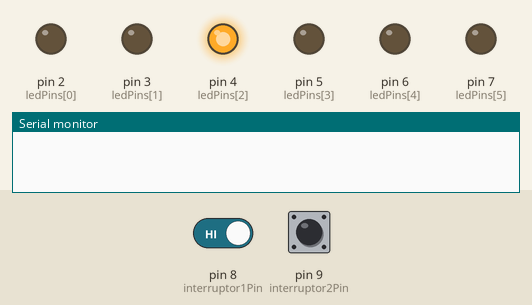
A sketch run on a simulated Arduino Uno, built with avr-gcc and run on an emulated ATmega328P. Shown: output pins drawn as LEDs (lit = HIGH), the last lines printed to the serial monitor. The test bench sets the inputs (shaded band); at power-on: pin 8 (interruptor1Pin) HIGH, pin 9 (interruptor2Pin) HIGH.

Above: at 1.1 s.
At 11.8 s:
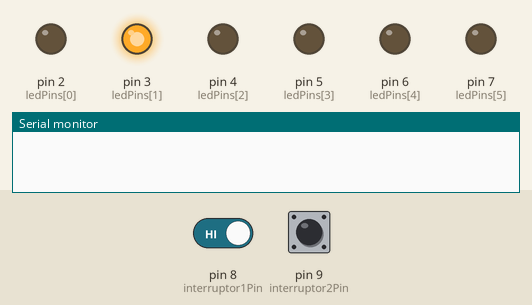
11.9 s: pin 8 (interruptor1Pin) driven LOW
At 16.9 s:
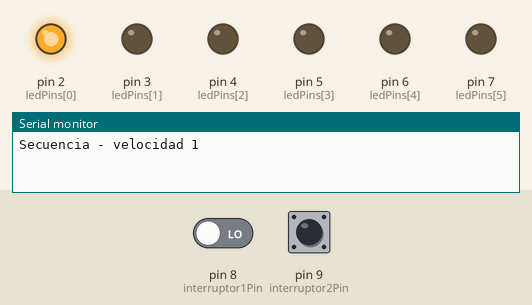
Timing chart, 0 to 28.9 s (numbered marks = the images above; inputs shaded):
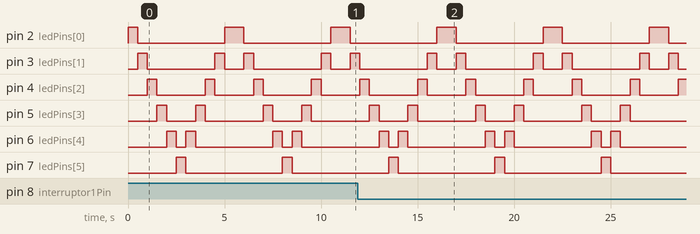

Measured:
- by itself, pin 2 (ledPins[0]): alternates HIGH for 1.0 s and LOW for 4.5 s
- by itself, pin 3 (ledPins[1]): repeats every 5.5 s: HIGH 0.50 s, LOW 1.0 s, HIGH 0.50 s, LOW 3.5 s
- by itself, pin 4 (ledPins[2]): repeats every 5.5 s: LOW 2.5 s, HIGH 0.50 s, LOW 2.0 s, HIGH 0.50 s
- by itself, pin 5 (ledPins[3]): repeats every 5.5 s: LOW 1.5 s, HIGH 0.50 s, LOW 3.0 s, HIGH 0.50 s
- by itself, pin 6 (ledPins[4]): repeats every 5.5 s: LOW 0.50 s, HIGH 0.50 s, LOW 4.0 s, HIGH 0.50 s
- by itself, pin 7 (ledPins[5]): alternates HIGH for 0.50 s and LOW for 5.0 s

The sketch:

Parte_No2.ino
```cpp
/*
  Fundación Kinal
    Centro educativo Técncico Laboral Kinal
    Quinto Perito
    Quinto Electrónica
    Codigo Técnico: EB5AM
    Curso: Taller de Electrónica Digital y reparación de computadoras
    Proyecto: Práctica No.4 Parte II
    Dev: Jeffry Arenales 2020199
    Fecha: 26 de Abril
*/

const int ledPins[] = {2, 3, 4, 5, 6, 7}; // Pines para los LED
const int interruptor1Pin = 8;
const int interruptor2Pin = 9;

//Estado de los interruptores
bool interruptor1Estado = false;
bool interruptor2Estado = false;
int velocidadSecuencia = 500; // Velocidad inicial

//Secuencia de luces
void realizarSecuencia() {
  for (int i = 0; i < 6; i++) {
    digitalWrite(ledPins[i], HIGH);
    delay(velocidadSecuencia);
    digitalWrite(ledPins[i], LOW);
  }
  for (int i = 4; i > -1; i--) {
    digitalWrite(ledPins[i], HIGH);
    delay(velocidadSecuencia);
    digitalWrite(ledPins[i], LOW);
  }
}

void setup() {
  for (int i = 0; i < 6; i++) {
    pinMode(ledPins[i], OUTPUT);
  }

  pinMode(interruptor1Pin, INPUT_PULLUP);
  pinMode(interruptor2Pin, INPUT_PULLUP);

  Serial.begin(9600);
}

void loop() {
  interruptor1Estado = digitalRead(interruptor1Pin);
  interruptor2Estado = digitalRead(interruptor2Pin);

  if (!interruptor1Estado && !interruptor2Estado) {
    velocidadSecuencia = 0; // No se realiza la secuencia si no se presiona ningún interruptor
  } else if (!interruptor1Estado) {
    velocidadSecuencia = 500;
    Serial.println("Secuencia - velocidad 1");
  } else if (!interruptor2Estado) {
    velocidadSecuencia = 250;
    Serial.println("Secuencia - velocidad 2");
  }

  if (velocidadSecuencia > 0) {
    realizarSecuencia();
  }
}
```
